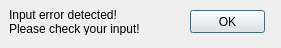
<?xml version="1.0" encoding="UTF-8"?>
<ui version="4.0">
 <class>InputErrorDlg</class>
 <widget class="QDialog" name="InputErrorDlg">
  <property name="geometry">
   <rect>
    <x>0</x>
    <y>0</y>
    <width>281</width>
    <height>48</height>
   </rect>
  </property>
  <property name="windowTitle">
   <string>Input error!</string>
  </property>
  <property name="locale">
   <locale language="English" country="UnitedStates"/>
  </property>
  <widget class="QLabel" name="label">
   <property name="geometry">
    <rect>
     <x>9</x>
     <y>9</y>
     <width>144</width>
     <height>26</height>
    </rect>
   </property>
   <property name="locale">
    <locale language="English" country="UnitedStates"/>
   </property>
   <property name="text">
    <string>Input error detected!
Please check your input!</string>
   </property>
  </widget>
  <widget class="QPushButton" name="okButton">
   <property name="geometry">
    <rect>
     <x>190</x>
     <y>10</y>
     <width>75</width>
     <height>23</height>
    </rect>
   </property>
   <property name="text">
    <string>OK</string>
   </property>
  </widget>
 </widget>
 <resources/>
 <connections>
  <connection>
   <sender>okButton</sender>
   <signal>clicked()</signal>
   <receiver>InputErrorDlg</receiver>
   <slot>accept()</slot>
   <hints>
    <hint type="sourcelabel">
     <x>351</x>
     <y>38</y>
    </hint>
    <hint type="destinationlabel">
     <x>233</x>
     <y>29</y>
    </hint>
   </hints>
  </connection>
 </connections>
</ui>
